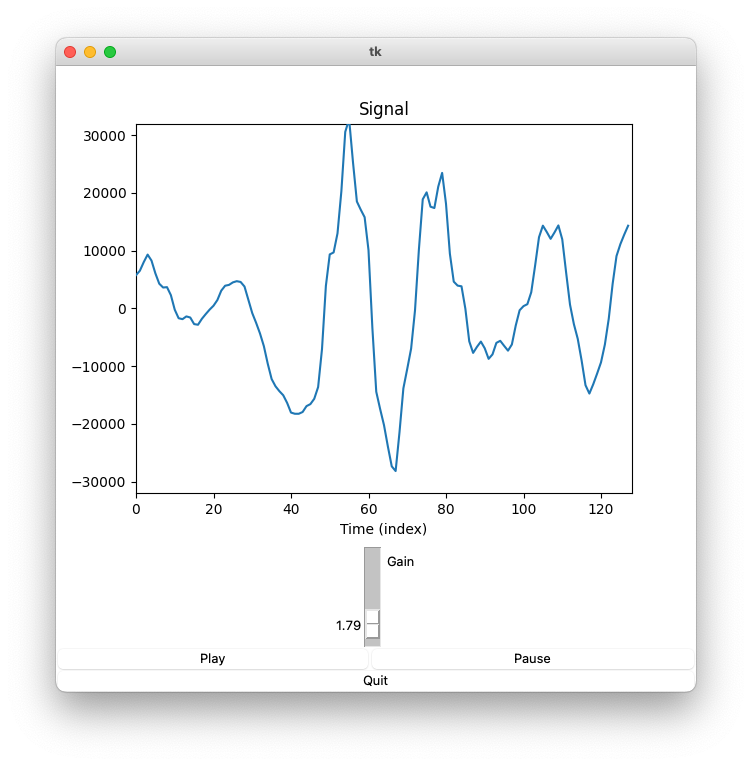

This chart was generated by the following Python code:
# plot_play_file_gain_pause.py

import pyaudio
import struct
import wave
import matplotlib.figure
from matplotlib import animation
from myfunctions import clip16

import tkinter as Tk    
from matplotlib.backends.backend_tkagg import FigureCanvasTkAgg

import matplotlib

matplotlib.use('TkAgg')
# matplotlib.use('MacOSX')

print('The matplotlib backend is %s' % matplotlib.get_backend())             # the backend used by matplotlib


# Specify wave file
wavfile = 'author.wav'
print('Name of wave file: %s' % wavfile)

# Open wave file
wf = wave.open( wavfile, 'rb')

# Read wave file properties
RATE        = wf.getframerate()     # Frame rate (frames/second)
WIDTH       = wf.getsampwidth()     # Number of bytes per sample
LEN         = wf.getnframes()       # Signal length
CHANNELS    = wf.getnchannels()     # Number of channels

print('The file has %d channel(s).'         % CHANNELS)
print('The file has %d frames/second.'      % RATE)
print('The file has %d frames.'             % LEN)
print('The file has %d bytes per sample.'   % WIDTH)

# Blocksize
BLOCKLEN = 256
# BLOCKLEN = 128
# BLOCKLEN = 64

def fun_pause():
  global PLAY
  # print('I am pausing')
  PLAY = False

def fun_play():
  global PLAY
  # print('I am playing')
  PLAY = True


# DEFINE TKINTER ROOT

root = Tk.Tk()    # Define root before creating figure

# Gain slider
gain = Tk.DoubleVar()       # Tk variable
gain.set(1.0)               # Initialize Tk variable
S_gain = Tk.Scale(root, label = 'Gain', variable = gain, from_ = 0, to = 2, resolution = 0.01)

# Quit button
B_quit = Tk.Button(root, text = 'Quit', command = root.quit)


B_play = Tk.Button(root, text = 'Play', command = fun_play)
B_pause = Tk.Button(root, text = 'Pause', command = fun_pause)


# DEFINE FIGURE

fig1 = matplotlib.figure.Figure()                     # not using pyplot
ax1 = fig1.add_subplot(1, 1, 1)

# Turn figure into a Tkinter widget
my_canvas = FigureCanvasTkAgg(fig1, master = root)
# fig1.canvas.draw()   # (optional ?)
C1 = my_canvas.get_tk_widget()   # canvas widget

# Place widgets
C1.pack()
B_quit.pack(fill = Tk.X, side = Tk.BOTTOM)
S_gain.pack(side = Tk.TOP)

B_play.pack(side = Tk.LEFT, expand = True, fill = Tk.X)
B_pause.pack(side = Tk.RIGHT, expand = True, fill = Tk.X)



[g1] = ax1.plot([], [])


# Open the audio output stream
p = pyaudio.PyAudio()

PA_FORMAT = p.get_format_from_width(WIDTH)
stream = p.open(
    format = PA_FORMAT,
    channels = CHANNELS,
    rate = RATE,
    input = False,
    output = True,
    frames_per_buffer = BLOCKLEN)   # optional, but can help to reduce latency

output_block = [0] * BLOCKLEN

PLAY = True

# Define animation functions

def my_init():
    print('hello')
    g1.set_xdata(range(BLOCKLEN))
    ax1.set_ylim(-32000, 32000)
    ax1.set_xlim(0, BLOCKLEN)
    ax1.set_xlabel('Time (index)')
    ax1.set_title('Signal')
    return (g1,)

def my_update(i):

    if PLAY == True:

        # Get block of samples from wave file
        input_bytes = wf.readframes(BLOCKLEN)

        # Rewind if at end of file
        if len(input_bytes) < WIDTH * BLOCKLEN:
            wf.rewind()
            input_bytes = wf.readframes(BLOCKLEN)

        # Convert binary data to number sequence (tuple)
        signal_block = struct.unpack('h' * BLOCKLEN, input_bytes)

        A = gain.get()
        for n in range(BLOCKLEN):
            output_block[n] = int(clip16( A * signal_block[n]))

        g1.set_ydata(output_block)

        # Convert output value to binary data
        output_bytes = struct.pack('h' * BLOCKLEN, *output_block)

        # Write binary data to audio output stream
        stream.write(output_bytes, BLOCKLEN)

    return (g1,)


my_anima = animation.FuncAnimation(
    fig1,
    my_update,
    init_func = my_init,
    interval = 10,   # milliseconds (what happens if this is 200?)
    blit = True,
    cache_frame_data = False,
    repeat = False
)

Tk.mainloop()           # Start Tkinter (includes animation)

stream.stop_stream()
stream.close()
p.terminate()

wf.close()

print('* Finished')
